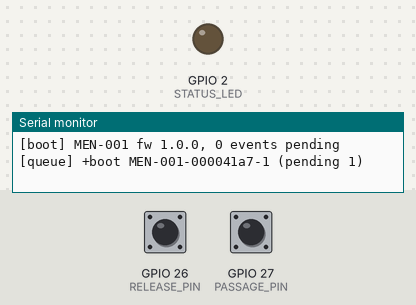
The sketch below on a simulated ESP32. Parts: output pins drawn as LEDs (lit = HIGH), the last lines printed to the serial monitor. The test bench sets the inputs (shaded band); at power-on: GPIO 26 (RELEASE_PIN) HIGH, GPIO 27 (PASSAGE_PIN) HIGH. WiFi joins after 1.5 s; servers stay silent unless stated; uploads are accepted with an empty reply; the local clock reads 2024-03-15 10:24:30 at power-on unless the sketch sets it; storage starts empty; random numbers use the default seed unless the sketch sets one.

Above: at 0.1 s.
1.3 s: GPIO 26 (RELEASE_PIN) pulled LOW for 0.15 s
At 2.17 s:
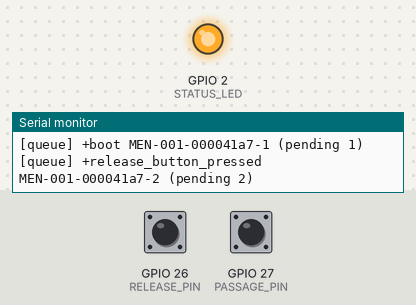
4.3 s: GPIO 27 (PASSAGE_PIN) pulled LOW for 0.15 s
Timing chart, 0 to 13.3 s (numbered marks = the images above; inputs shaded):
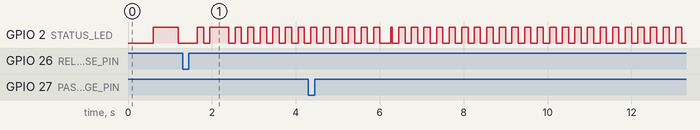

The sketch:

esp32-turnstile.ino
```cpp
/*
 * Smart Restroom — ESP32 turnstile controller (reference firmware)
 *
 * One controller per turnstile. It watches the turnstile's PASSAGE signal
 * (rotation-complete / passage sensor), never the release button, stores each
 * confirmed passage in flash first, then delivers it to the backend.
 *
 * Board:     ESP32 (ESP32-DevKitC / ESP32-POE for Ethernet)
 * Libraries: ArduinoJson 7.x  (WiFi, HTTPClient, LittleFS ship with the ESP32 core)
 *
 * !! The electrical interface of your turnstile model MUST be confirmed on site.
 *    See docs/HARDWARE.md — section "What must be verified on the real turnstile".
 *    Never connect 12/24 V turnstile outputs directly to ESP32 GPIO: use an
 *    optocoupler (e.g. PC817) or a dry-contact relay output.
 */
#include <WiFi.h>
#include <WiFiClientSecure.h>
#include <HTTPClient.h>
#include <LittleFS.h>
#include <ArduinoJson.h>
#include <time.h>

// ---------------------------------------------------------------- configuration
#define DEVICE_ID          "MEN-001"          // or "WOMEN-001"
#define DEVICE_TOKEN       "<paste token from Admin → Devices>"
#define WIFI_SSID          "<wifi>"
#define WIFI_PASSWORD      "<password>"
#define API_URL            "https://<PROJECT_REF>.supabase.co/functions/v1/turnstile-events"
#define FIRMWARE_VERSION   "1.0.0"

#define PASSAGE_PIN        27     // opto-isolated "passage complete" / rotation sensor
#define RELEASE_PIN        26     // optional: monitors the release button (logged only, never counted)
#define STATUS_LED         2
#define PASSAGE_ACTIVE_LOW true   // depends on the opto wiring — verify on site
#define DEBOUNCE_MS        40     // signal must be stable this long
#define MIN_PASSAGE_GAP_MS 700    // a tripod cannot complete two rotations faster than this
#define PULSES_PER_PASSAGE 1      // some rotors emit several pulses per 120° turn — verify on site
#define HEARTBEAT_MS       30000
#define BATCH_SIZE         25
#define MAX_QUEUE_LINES    20000  // ~1.5 MB on LittleFS

static const char *QUEUE_FILE = "/queue.jsonl";

// ---------------------------------------------------------------- state
volatile uint32_t isrPulses = 0;
volatile uint32_t isrLastEdgeMs = 0;
uint32_t bootId = 0;
uint32_t seqNo = 0;
uint32_t queueLines = 0;
uint32_t lastHeartbeat = 0;
uint32_t retryAt = 0;
uint8_t failures = 0;
uint32_t lastPassageMs = 0;
uint32_t pulseAccumulator = 0;

void IRAM_ATTR onPassageEdge() {
  isrLastEdgeMs = millis();
  isrPulses++;
}

// ---------------------------------------------------------------- persistent queue
uint32_t countQueue() {
  File f = LittleFS.open(QUEUE_FILE, FILE_READ);
  if (!f) return 0;
  uint32_t n = 0;
  while (f.available()) if (f.read() == '\n') n++;
  f.close();
  return n;
}

String isoNow() {
  time_t now = time(nullptr);
  if (now < 1700000000) return "";  // clock not synced yet → server time will be used
  struct tm t;
  gmtime_r(&now, &t);
  char buf[32];
  strftime(buf, sizeof(buf), "%Y-%m-%dT%H:%M:%SZ", &t);
  return String(buf);
}

void enqueue(const char *type) {
  if (queueLines >= MAX_QUEUE_LINES) {
    Serial.println("[queue] FULL — event dropped (check connectivity!)");
    return;
  }
  JsonDocument doc;
  doc["device_id"] = DEVICE_ID;
  char id[64];
  snprintf(id, sizeof(id), "%s-%08lx-%lu", DEVICE_ID, (unsigned long)bootId, (unsigned long)++seqNo);
  doc["event_id"] = id;
  doc["event_type"] = type;
  String ts = isoNow();
  if (ts.length()) doc["timestamp"] = ts;

  File f = LittleFS.open(QUEUE_FILE, FILE_APPEND);
  serializeJson(doc, f);
  f.print('\n');
  f.close();  // close() flushes to flash before we do anything else
  queueLines++;
  Serial.printf("[queue] +%s %s (pending %lu)\n", type, id, (unsigned long)queueLines);
}

// Removes the first `n` lines after they were acknowledged.
void dropHead(uint32_t n) {
  File in = LittleFS.open(QUEUE_FILE, FILE_READ);
  File out = LittleFS.open("/queue.tmp", FILE_WRITE);
  uint32_t line = 0;
  while (in.available()) {
    String s = in.readStringUntil('\n');
    if (line++ >= n && s.length()) { out.print(s); out.print('\n'); }
  }
  in.close();
  out.close();
  LittleFS.remove(QUEUE_FILE);
  LittleFS.rename("/queue.tmp", QUEUE_FILE);
  queueLines = queueLines > n ? queueLines - n : 0;
}

// ---------------------------------------------------------------- network
int post(const String &body, String &response) {
  WiFiClientSecure tls;
  tls.setInsecure();  // TODO(production): pin the Supabase root CA with tls.setCACert(...)
  HTTPClient http;
  http.setTimeout(10000);
  if (!http.begin(tls, API_URL)) return -1;
  http.addHeader("Content-Type", "application/json");
  http.addHeader("X-Device-Token", DEVICE_TOKEN);
  int code = http.POST(body);
  response = code > 0 ? http.getString() : "";
  http.end();
  return code;
}

// Sends the oldest BATCH_SIZE events. Returns true if the queue made progress.
bool flushBatch() {
  if (queueLines == 0 || WiFi.status() != WL_CONNECTED) return false;
  File f = LittleFS.open(QUEUE_FILE, FILE_READ);
  String body = "{\"events\":[";
  uint32_t n = 0;
  while (f.available() && n < BATCH_SIZE) {
    String line = f.readStringUntil('\n');
    if (!line.length()) continue;
    if (n++) body += ',';
    body += line;
  }
  f.close();
  body += "]}";

  String resp;
  int code = post(body, resp);
  if (code == 422) { dropHead(1); return true; }       // malformed head: never block the queue
  if (code != 200 && code != 503) return false;        // network / auth / server error → retry later

  JsonDocument doc;
  if (deserializeJson(doc, resp)) return false;
  // Acknowledge the longest prefix with a final status (queue order is preserved).
  uint32_t acked = 0;
  for (JsonObject r : doc["results"].as<JsonArray>()) {
    const char *s = r["status"] | "";
    bool final = !strcmp(s, "counted") || !strcmp(s, "duplicate") || !strcmp(s, "logged") ||
                 !strcmp(s, "rejected") || !strcmp(s, "invalid");
    if (!final) break;
    acked++;
  }
  if (acked) dropHead(acked);
  return acked > 0;
}

void heartbeat() {
  if (WiFi.status() != WL_CONNECTED) return;
  JsonDocument doc;
  doc["device_id"] = DEVICE_ID;
  doc["event_type"] = "heartbeat";
  doc["meta"]["firmware"] = FIRMWARE_VERSION;
  doc["meta"]["queue_depth"] = queueLines;
  doc["meta"]["rssi"] = WiFi.RSSI();
  String body, resp;
  serializeJson(doc, body);
  post(body, resp);
}

// ---------------------------------------------------------------- setup / loop
void setup() {
  Serial.begin(115200);
  pinMode(STATUS_LED, OUTPUT);
  pinMode(PASSAGE_PIN, PASSAGE_ACTIVE_LOW ? INPUT_PULLUP : INPUT_PULLDOWN);
  pinMode(RELEASE_PIN, INPUT_PULLUP);
  attachInterrupt(digitalPinToInterrupt(PASSAGE_PIN), onPassageEdge, PASSAGE_ACTIVE_LOW ? FALLING : RISING);

  LittleFS.begin(true);
  queueLines = countQueue();
  bootId = esp_random();
  Serial.printf("[boot] %s fw %s, %lu events pending\n", DEVICE_ID, FIRMWARE_VERSION, (unsigned long)queueLines);

  WiFi.mode(WIFI_STA);
  WiFi.setAutoReconnect(true);
  WiFi.begin(WIFI_SSID, WIFI_PASSWORD);
  configTime(0, 0, "pool.ntp.org", "time.google.com");
  enqueue("boot");
}

void loop() {
  uint32_t now = millis();

  // 1) Debounced passage detection (the ISR only records edges).
  noInterrupts();
  uint32_t pulses = isrPulses;
  uint32_t lastEdge = isrLastEdgeMs;
  isrPulses = 0;
  interrupts();
  pulseAccumulator += pulses;
  bool stable = (now - lastEdge) >= DEBOUNCE_MS &&
                digitalRead(PASSAGE_PIN) == (PASSAGE_ACTIVE_LOW ? HIGH : LOW);  // back at rest
  if (pulseAccumulator >= PULSES_PER_PASSAGE && stable) {
    if (now - lastPassageMs >= MIN_PASSAGE_GAP_MS) {
      lastPassageMs = now;
      enqueue("passage_confirmed");
    }
    pulseAccumulator = 0;
  }

  // 2) Release button is informational only (never counted as a visitor).
  static bool lastRelease = HIGH;
  bool release = digitalRead(RELEASE_PIN);
  if (lastRelease == HIGH && release == LOW) enqueue("release_button_pressed");
  lastRelease = release;

  // 3) Deliver the queue with exponential backoff.
  if (queueLines && now >= retryAt) {
    if (flushBatch()) {
      failures = 0;
      retryAt = now + 50;
    } else {
      failures = min<uint8_t>(failures + 1, 6);
      retryAt = now + (1000UL << failures);  // 2 s … 64 s
    }
  }

  // 4) Heartbeat so the admin dashboard can show online/offline.
  if (now - lastHeartbeat >= HEARTBEAT_MS) {
    lastHeartbeat = now;
    heartbeat();
  }

  digitalWrite(STATUS_LED, WiFi.status() == WL_CONNECTED ? (queueLines ? (now / 150) % 2 : HIGH) : (now / 600) % 2);
  delay(5);
}
```
